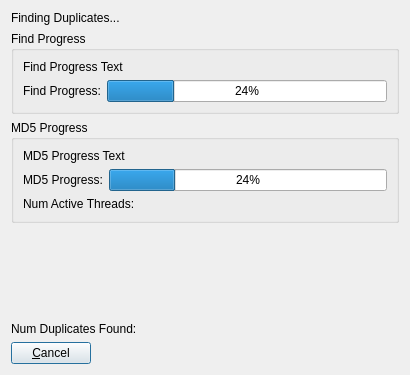
<?xml version="1.0" encoding="UTF-8"?>
<ui version="4.0">
 <class>CProgressDlg</class>
 <widget class="QDialog" name="CProgressDlg">
  <property name="geometry">
   <rect>
    <x>0</x>
    <y>0</y>
    <width>410</width>
    <height>375</height>
   </rect>
  </property>
  <property name="windowTitle">
   <string>Progress</string>
  </property>
  <layout class="QGridLayout" name="gridLayout">
   <item row="0" column="0" colspan="2">
    <widget class="QLabel" name="mainLabel">
     <property name="text">
      <string>Finding Duplicates...</string>
     </property>
    </widget>
   </item>
   <item row="1" column="0" colspan="2">
    <widget class="QGroupBox" name="findGroup">
     <property name="title">
      <string>Find Progress</string>
     </property>
     <layout class="QGridLayout" name="gridLayout_2">
      <item row="0" column="0" colspan="2">
       <widget class="QLabel" name="findText">
        <property name="text">
         <string>Find Progress Text</string>
        </property>
        <property name="textFormat">
         <enum>Qt::AutoText</enum>
        </property>
       </widget>
      </item>
      <item row="1" column="0">
       <widget class="QLabel" name="findLabel">
        <property name="sizePolicy">
         <sizepolicy hsizetype="Maximum" vsizetype="Preferred">
          <horstretch>0</horstretch>
          <verstretch>0</verstretch>
         </sizepolicy>
        </property>
        <property name="text">
         <string>Find Progress:</string>
        </property>
       </widget>
      </item>
      <item row="1" column="1">
       <widget class="QProgressBar" name="findProgress">
        <property name="value">
         <number>24</number>
        </property>
       </widget>
      </item>
     </layout>
    </widget>
   </item>
   <item row="2" column="0" colspan="2">
    <widget class="QGroupBox" name="md5Group">
     <property name="title">
      <string>MD5 Progress</string>
     </property>
     <layout class="QGridLayout" name="gridLayout_3">
      <item row="0" column="0" colspan="2">
       <widget class="QLabel" name="md5Text">
        <property name="text">
         <string>MD5 Progress Text</string>
        </property>
       </widget>
      </item>
      <item row="1" column="0">
       <widget class="QLabel" name="md5Label">
        <property name="text">
         <string>MD5 Progress:</string>
        </property>
       </widget>
      </item>
      <item row="1" column="1">
       <widget class="QProgressBar" name="md5Progress">
        <property name="value">
         <number>24</number>
        </property>
       </widget>
      </item>
      <item row="2" column="0" colspan="2">
       <widget class="QLabel" name="numThreads">
        <property name="text">
         <string>Num Active Threads: </string>
        </property>
       </widget>
      </item>
     </layout>
    </widget>
   </item>
   <item row="3" column="0">
    <spacer name="verticalSpacer">
     <property name="orientation">
      <enum>Qt::Vertical</enum>
     </property>
     <property name="sizeHint" stdset="0">
      <size>
       <width>20</width>
       <height>40</height>
      </size>
     </property>
    </spacer>
   </item>
   <item row="4" column="0" colspan="2">
    <widget class="QLabel" name="numDuplicates">
     <property name="text">
      <string>Num Duplicates Found:</string>
     </property>
    </widget>
   </item>
   <item row="5" column="0">
    <widget class="QPushButton" name="cancelButton">
     <property name="sizePolicy">
      <sizepolicy hsizetype="Maximum" vsizetype="Fixed">
       <horstretch>0</horstretch>
       <verstretch>0</verstretch>
      </sizepolicy>
     </property>
     <property name="text">
      <string>&amp;Cancel</string>
     </property>
    </widget>
   </item>
   <item row="5" column="1">
    <spacer name="horizontalSpacer">
     <property name="orientation">
      <enum>Qt::Horizontal</enum>
     </property>
     <property name="sizeHint" stdset="0">
      <size>
       <width>40</width>
       <height>20</height>
      </size>
     </property>
    </spacer>
   </item>
  </layout>
 </widget>
 <resources>
  <include location="application.qrc"/>
 </resources>
 <connections/>
</ui>
